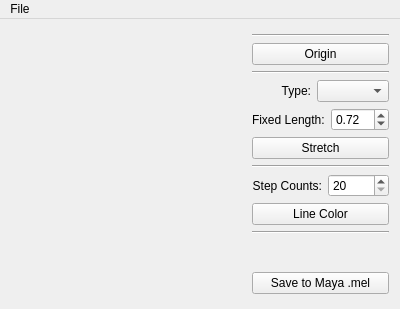
<?xml version="1.0" encoding="UTF-8"?>
<ui version="4.0">
 <class>MainWindow</class>
 <widget class="QMainWindow" name="MainWindow">
  <property name="geometry">
   <rect>
    <x>0</x>
    <y>0</y>
    <width>400</width>
    <height>309</height>
   </rect>
  </property>
  <property name="windowTitle">
   <string>MainWindow</string>
  </property>
  <widget class="QWidget" name="centralWidget">
   <layout class="QHBoxLayout" name="horizontalLayout_5">
    <item>
     <widget class="RenderArea" name="renderArea" native="true">
      <property name="sizePolicy">
       <sizepolicy hsizetype="Expanding" vsizetype="Preferred">
        <horstretch>0</horstretch>
        <verstretch>0</verstretch>
       </sizepolicy>
      </property>
     </widget>
    </item>
    <item>
     <layout class="QVBoxLayout" name="verticalLayout">
      <item>
       <spacer name="verticalSpacer_2">
        <property name="orientation">
         <enum>Qt::Vertical</enum>
        </property>
        <property name="sizeHint" stdset="0">
         <size>
          <width>137</width>
          <height>13</height>
         </size>
        </property>
       </spacer>
      </item>
      <item>
       <widget class="Line" name="line_3">
        <property name="orientation">
         <enum>Qt::Horizontal</enum>
        </property>
       </widget>
      </item>
      <item>
       <widget class="QPushButton" name="originBtn">
        <property name="sizePolicy">
         <sizepolicy hsizetype="Preferred" vsizetype="Fixed">
          <horstretch>0</horstretch>
          <verstretch>0</verstretch>
         </sizepolicy>
        </property>
        <property name="layoutDirection">
         <enum>Qt::LeftToRight</enum>
        </property>
        <property name="text">
         <string>Origin</string>
        </property>
       </widget>
      </item>
      <item>
       <widget class="Line" name="line">
        <property name="orientation">
         <enum>Qt::Horizontal</enum>
        </property>
       </widget>
      </item>
      <item>
       <layout class="QHBoxLayout" name="horizontalLayout">
        <item>
         <widget class="QLabel" name="label">
          <property name="layoutDirection">
           <enum>Qt::LeftToRight</enum>
          </property>
          <property name="text">
           <string>Type:</string>
          </property>
          <property name="alignment">
           <set>Qt::AlignRight|Qt::AlignTrailing|Qt::AlignVCenter</set>
          </property>
          <property name="buddy">
           <cstring>comboStretchTypeBox</cstring>
          </property>
         </widget>
        </item>
        <item>
         <widget class="QComboBox" name="comboStretchTypeBox"/>
        </item>
       </layout>
      </item>
      <item>
       <layout class="QHBoxLayout" name="horizontalLayout_3">
        <item>
         <widget class="QLabel" name="lengthLabel">
          <property name="text">
           <string>Fixed Length:</string>
          </property>
          <property name="buddy">
           <cstring>doubleSpinBox</cstring>
          </property>
         </widget>
        </item>
        <item>
         <widget class="QDoubleSpinBox" name="doubleSpinBox">
          <property name="minimum">
           <double>0.000000000000000</double>
          </property>
          <property name="maximum">
           <double>1.000000000000000</double>
          </property>
          <property name="singleStep">
           <double>0.010000000000000</double>
          </property>
          <property name="value">
           <double>0.720000000000000</double>
          </property>
         </widget>
        </item>
       </layout>
      </item>
      <item>
       <widget class="QPushButton" name="stretchBtn">
        <property name="sizePolicy">
         <sizepolicy hsizetype="Preferred" vsizetype="Fixed">
          <horstretch>0</horstretch>
          <verstretch>0</verstretch>
         </sizepolicy>
        </property>
        <property name="text">
         <string>Stretch</string>
        </property>
       </widget>
      </item>
      <item>
       <widget class="Line" name="line_2">
        <property name="orientation">
         <enum>Qt::Horizontal</enum>
        </property>
       </widget>
      </item>
      <item>
       <layout class="QHBoxLayout" name="horizontalLayout_2">
        <item>
         <widget class="QLabel" name="label_2">
          <property name="text">
           <string>Step Counts:</string>
          </property>
          <property name="alignment">
           <set>Qt::AlignRight|Qt::AlignTrailing|Qt::AlignVCenter</set>
          </property>
          <property name="buddy">
           <cstring>stepSpinBox</cstring>
          </property>
         </widget>
        </item>
        <item>
         <widget class="QSpinBox" name="stepSpinBox">
          <property name="minimum">
           <number>20</number>
          </property>
          <property name="maximum">
           <number>300</number>
          </property>
          <property name="singleStep">
           <number>8</number>
          </property>
         </widget>
        </item>
       </layout>
      </item>
      <item>
       <widget class="QPushButton" name="LineColorBtn">
        <property name="text">
         <string>Line Color</string>
        </property>
       </widget>
      </item>
      <item>
       <widget class="Line" name="line_4">
        <property name="orientation">
         <enum>Qt::Horizontal</enum>
        </property>
       </widget>
      </item>
      <item>
       <spacer name="verticalSpacer_3">
        <property name="orientation">
         <enum>Qt::Vertical</enum>
        </property>
        <property name="sizeHint" stdset="0">
         <size>
          <width>20</width>
          <height>40</height>
         </size>
        </property>
       </spacer>
      </item>
      <item>
       <widget class="QPushButton" name="save_to_maya">
        <property name="text">
         <string>Save to Maya .mel</string>
        </property>
       </widget>
      </item>
      <item>
       <spacer name="verticalSpacer">
        <property name="orientation">
         <enum>Qt::Vertical</enum>
        </property>
        <property name="sizeHint" stdset="0">
         <size>
          <width>137</width>
          <height>13</height>
         </size>
        </property>
       </spacer>
      </item>
     </layout>
    </item>
   </layout>
  </widget>
  <widget class="QMenuBar" name="menuBar">
   <property name="geometry">
    <rect>
     <x>0</x>
     <y>0</y>
     <width>400</width>
     <height>22</height>
    </rect>
   </property>
   <widget class="QMenu" name="menuFile">
    <property name="title">
     <string>File</string>
    </property>
    <addaction name="actionSave"/>
   </widget>
   <addaction name="menuFile"/>
  </widget>
  <action name="actionSave">
   <property name="text">
    <string>Save</string>
   </property>
  </action>
 </widget>
 <layoutdefault spacing="6" margin="11"/>
 <customwidgets>
  <customwidget>
   <class>RenderArea</class>
   <extends>QWidget</extends>
   <header>renderarea.h</header>
   <container>1</container>
  </customwidget>
 </customwidgets>
 <resources/>
 <connections/>
</ui>
